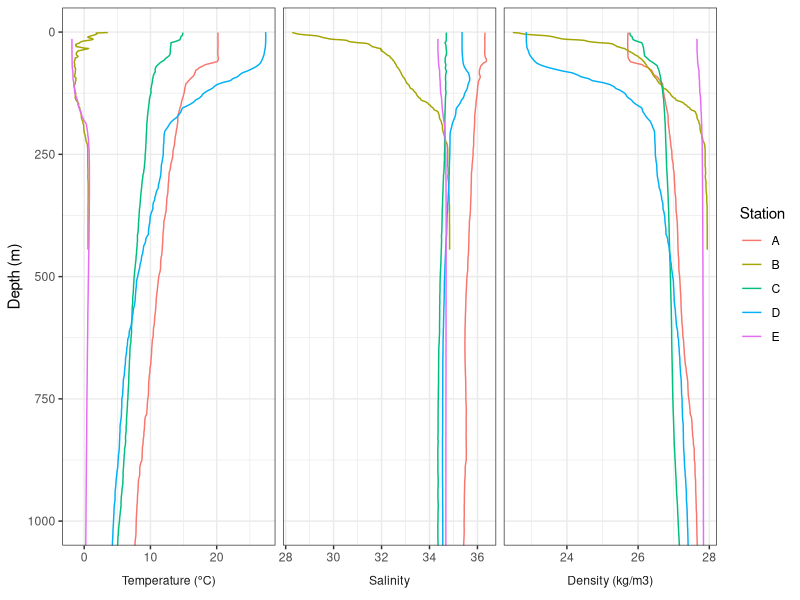
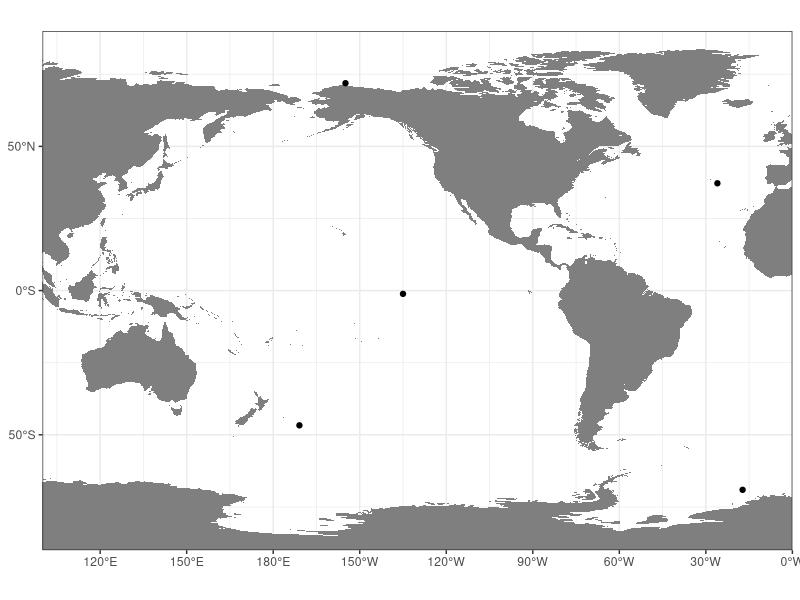

Recreate these plots in R, in order.
## ---- chunk 1
knitr::opts_chunk$set(echo = FALSE, warning = FALSE, message = FALSE)
library(tidyverse)
## ---- chunk 2
df <- read_csv("data/profiles.csv")

varlabs <- c(theta = "Temperature (°C)",
             sal = "Salinity",
             sigma = "Density (kg/m3)")

gather(df, key, value, theta, sal, sigma) %>%
  ggplot(aes(value, z)) +
  geom_path(aes(color = Cruise)) +
  facet_wrap(~factor(key, c("theta", "sal", "sigma")), 
             nrow = 1, scales = "free_x", 
             strip.position="bottom",
             labeller = as_labeller(varlabs)) +
  scale_y_reverse() +
  coord_cartesian(ylim = c(1000,0), expand = TRUE) +
  scale_color_discrete(labels = c("A","B","C","D","E")) +
  labs(x = NULL,
       y = "Depth (m)",
       color = "Station") +
  theme_bw() +
  theme(strip.background = element_blank(),
        strip.placement = "outside")
## ---- chunk 3
xrange <- c(100,360)
xbr <- seq(0,360,30)
xlabs <- ifelse(xbr>180, paste0(360-xbr, "°W"), paste0(xbr,"°E"))

yrange <- c(-90,90)
ybr <- pretty(yrange)
ylabs <- ifelse(ybr>0, paste0(ybr, "°N"), paste0(abs(ybr), "°S"))

group_by(df, Cruise) %>% 
  summarize(lon = mean(lon), lat = mean(lat)) %>%
  ggplot(aes(ifelse(lon<0,lon+360,lon), lat)) +
  geom_polygon(aes(long, lat, group = group), data = map_data("world2"), fill = "grey50") +
  geom_point() +
  coord_quickmap(xlim = xrange, ylim = yrange, expand = FALSE) +
  scale_x_continuous(breaks = xbr, labels = xlabs) +
  scale_y_continuous(breaks = ybr, labels = ylabs) +
  scale_color_discrete(labels = c("A","B","C","D","E")) +
  labs(x = NULL, y = NULL) +
  theme_bw()

